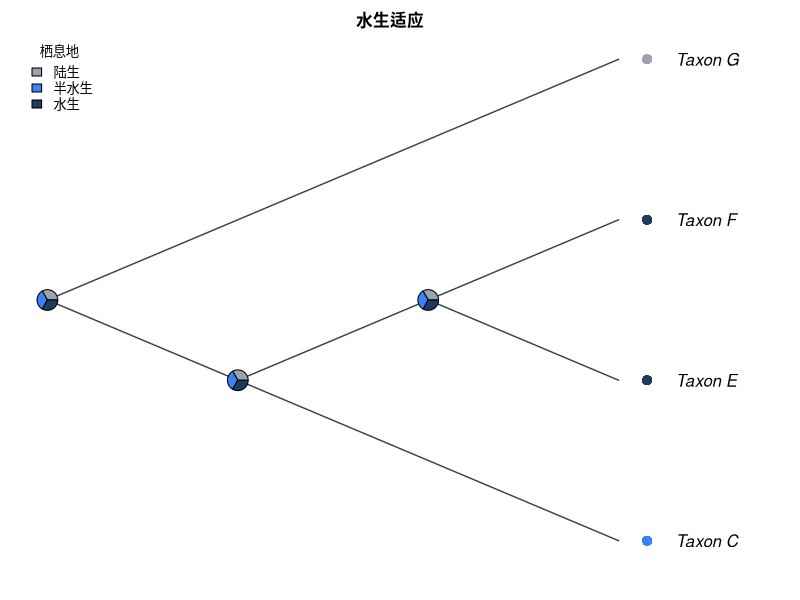

Here is the R script that generated this plot:
#!/usr/bin/env Rscript
# CladeForge reproducible-analysis script
# Project : 水生适应
# Format  : CladeForge project v0.2.0
# Software: CladeForge 0.3.0 (this header is the provenance stamp a
#           reproducibility checklist asks for: software version, generation
#           time and the analysis parameters are printed beside the numbers)
# Generated: (timestamp omitted in fixture)
#
# PARAMETER SUMMARY (what the app used):
#   * parsimony: tie-break = parent-state first, then tip frequency, then
#     declaration order; the reported single path is ONE of possibly many
#     equally parsimonious reconstructions.
#   * Mk: each character's rate is the application's own fit (maximum-likelihood fit (1-D profile over the pruning likelihood)),
#     baked in at generation time; the script replays that number instead of
#     re-fitting, so its posteriors match what the app reported. Characters the
#     app could not fit fall back to 1 / mean(branch length) with a printed
#     note. Display threshold applied post hoc; the posterior is marginal
#     (per-node), NOT joint.
#   * The R implementation below computes the likelihood in ORDINARY space
#     while the app runs in log-space: values agree to floating-point noise on
#     modest trees but can drift on very large or very unbalanced ones.
#   * Node ancestral states asserted by the user in CladeForge are IGNORED by
#     the parsimony baseline (independent reference by design); the R script
#     reproduces that baseline, not the user's hypotheses.
#
# What this script reproduces, and what it does not:
#   REPRODUCED (same algorithms as the application):
#     * Sankoff parsimony with the project's step matrix (advisory baseline);
#     * equal-rates Mk ancestral-state reconstruction (pruning + up-pass), i.e.
#       the posterior probabilities the app reports.
#   APPROXIMATED:
#     * a PDF figure drawn from the same data — character-coloured tips,
#       posterior pies, legend — in the project's cladogram layout
#       (equal branch spacing, like the CladeForge cladogram (branch lengths ignored)). It is NOT a pixel copy of the on-screen figure: manual
#       node positions, collapsed clades, custom reticulation edges, era bands
#       and the interactive ladderising order are GUI state that ape does not
#       consume. The topology, tip labels, states and posteriors are identical;
#       the geometry is a same-data rendering.
#   Branch lengths: present, used as given.
# Run with: Rscript this_file.R   (install.packages("ape") if needed)

library(ape)

# The tree is assembled from vectors rather than parsed from Newick, so every
# label survives byte-exact even where ape's own reader would mangle it.
tree <- structure(
  list(
    edge = matrix(c(5, 6, 5, 1, 6, 2, 6, 7, 7, 3, 7, 4), ncol = 2, byrow = TRUE),
    edge.length = c(1, 5, 7, 11, 41, 41),
    Nnode = 3L,
    tip.label = c("Taxon_G", "Taxon_C", "Taxon_E", "Taxon_F"),
    node.label = c("Taxon_A", "Taxon_B", "Taxon_D")
  ),
  class = "phylo"
)

# Branch lengths, with an explicit unit-length fallback: a cladogram-only project
# serialises no lengths at all, and 1 / mean(NULL) would poison every
# transition probability below.
bl <- tree$edge.length
if (is.null(bl) || !any(is.finite(bl) & bl > 0)) {
  bl <- rep(1, nrow(tree$edge))
  cat("NOTE: the tree carries no usable branch lengths; Mk probabilities and the\n")
  cat("      figure use unit (equal) branch lengths, i.e. topology-only inference.\n\n")
}

# Equal-rates Mk rate: one expected substitution per mean branch, so the
# transition probabilities are invariant to the tree's absolute scale. Every
# length above is already resolved the way the application resolves it (a
# recorded 0 is a real zero; unset / negative / non-finite became 1), so the mean
# runs over ALL of them — filtering here would drop zero-length and unmeasured
# edges from the average and make this script reconstruct at a different rate
# than the application reports. Deriving it from the fallback-protected bl
# above is what keeps the rate finite for a cladogram-only project.
#
# This fallback rate is used ONLY for a character the application itself could
# not fit (NULL rate below); characters with a baked rate replay the
# application's ML value, so the script's posteriors match the app's instead
# of drifting with the branch-length mean.
rate <- 1 / mean(bl)


characters <- list(
  list(
    name = "栖息地",
    type = "discrete",
    states = c("陆生", "半水生", "水生"),
    colors = c("#9ca3af", "#3b82f6", "#1e3a5f"),
    cost = matrix(c(0, 2, 3, 2, 0, 1, 3, 1, 0), nrow = 3, byrow = TRUE),
    rate = 2.1398980273528574,
    tips = c("Taxon_C" = "半水生", "Taxon_E" = "水生", "Taxon_F" = "水生", "Taxon_G" = "陆生")
  ),
  list(
    name = "运动方式",
    type = "discrete",
    states = c("跖行", "划水游动", "摆尾游动"),
    colors = c("#b45309", "#0ea5e9", "#1e3a8a"),
    cost = matrix(c(0, 2, 3, 5, 0, 1, 5, 5, 0), nrow = 3, byrow = TRUE),
    rate = 2.1398980273528574,
    tips = c("Taxon_C" = "划水游动", "Taxon_E" = "摆尾游动", "Taxon_F" = "摆尾游动", "Taxon_G" = "跖行")
  )
)

# --- helpers ----------------------------------------------------------------

## Equal-rates (ER) Mk transition matrix P(t): the same closed form used by
## CladeForge's inference assistant. The rate is scaled by the mean branch
## length so probabilities are invariant to the tree's absolute scale.
p_er <- function(t, k, rate) {
  e <- exp(-k * rate * t)
  P <- matrix(1 / k, k, k) - (1 / k) * e
  diag(P) <- 1 / k + ((k - 1) / k) * e
  P
}

## Sankoff parsimony down/up pass. 'cost' is k x k; tips absent from tip_states
## are treated as missing data.
sankoff <- function(tree, tip_states, states, cost) {
  ntip <- length(tree$tip.label)
  k <- length(states)
  sidx <- setNames(seq_len(k), states)
  x <- sidx[tip_states[tree$tip.label]]
  parent <- tree$edge[, 1]
  child <- tree$edge[, 2]
  kids <- split(child, parent)
  root <- setdiff(unique(parent), unique(child))
  g <- matrix(0, nrow = ntip + tree$Nnode, ncol = k)
  rownames(g) <- as.character(seq_len(ntip + tree$Nnode))
  ## Down-pass: internal node indices decrease from root, so descending order
  ## visits children before parents.
  for (v in sort(as.integer(names(kids)), decreasing = TRUE)) {
    for (i in seq_len(k)) {
      total <- 0
      for (ch in kids[[as.character(v)]]) {
        if (ch <= ntip) {
          xi <- x[[ch]]
          if (is.na(xi)) next
          total <- total + min(cost[i, ] + ifelse(seq_len(k) == xi, 0, Inf))
        } else {
          total <- total + min(cost[i, ] + g[as.character(ch), ])
        }
      }
      g[as.character(v), i] <- total
    }
  }
  ## Up-pass: assign each node a state minimising cost given its parent.
  node_state <- integer(ntip + tree$Nnode)
  walk <- function(v, parent_state) {
    base <- if (parent_state == 0L) rep(0, k) else cost[parent_state, ]
    scores <- base + g[as.character(v), ]
    best <- which.min(scores)
    node_state[v] <<- best
    for (ch in kids[[as.character(v)]]) {
      if (ch > ntip) walk(ch, best)
    }
  }
  walk(root, 0L)
  list(cost = min(g[as.character(root), ]),
       states = node_state, k = k)
}

## Equal-rates Mk marginal ancestral reconstruction: Felsenstein pruning
## (down-pass) + parent/sibling up-pass, normal space. Uses the script-level
## 'bl' (which already falls back to unit lengths when the tree has none) and the
## 'rate' is passed per character: the application's own ML fit for that
## character when it has one, else the 1 / mean usable branch length fallback.
## For very large or very unbalanced trees prefer log-space implementations
## (phangorn::ace, phytools).
mk_asr <- function(tree, tip_states, states, rate) {
  ntip <- length(tree$tip.label)
  k <- length(states)
  sidx <- setNames(seq_len(k), states)
  x <- sidx[tip_states[tree$tip.label]]
  parent <- tree$edge[, 1]
  child <- tree$edge[, 2]
  kids <- split(seq_along(child), parent)  # edge-row indices per parent
  root <- setdiff(unique(parent), unique(child))
  L <- matrix(1, nrow = ntip + tree$Nnode, ncol = k)
  rownames(L) <- as.character(seq_len(ntip + tree$Nnode))
  for (v in sort(as.integer(names(kids)), decreasing = TRUE)) {
    rows <- kids[[as.character(v)]]
    vec <- rep(1, k)
    for (r in rows) {
      ch <- child[r]
      m <- if (ch <= ntip) {
        xi <- x[[ch]]
        if (is.na(xi)) rep(1, k) else as.numeric(seq_len(k) == xi)
      } else L[as.character(ch), ]
      vec <- vec * (p_er(bl[r], k, rate) %*% m)
    }
    s <- sum(vec)
    L[as.character(v), ] <- if (s > 0) vec / s else rep(1 / k, k)
  }
  G <- matrix(1 / k, nrow = ntip + tree$Nnode, ncol = k)
  rownames(G) <- rownames(L)
  for (v in sort(as.integer(names(kids)))) {
    rows <- kids[[as.character(v)]]
    for (r in rows) {
      ch <- child[r]
      if (ch <= ntip) next
      sib_msg <- rep(1, k)
      for (r2 in rows) {
        ch2 <- child[r2]
        if (ch2 == ch) next
        m2 <- if (ch2 <= ntip) {
          xi <- x[[ch2]]
          if (is.na(xi)) rep(1, k) else as.numeric(seq_len(k) == xi)
        } else L[as.character(ch2), ]
        sib_msg <- sib_msg * (p_er(bl[r2], k, rate) %*% m2)
      }
      G[as.character(ch), ] <- p_er(bl[r], k, rate) %*% (G[as.character(v), ] * sib_msg)
      G[as.character(ch), ] <- G[as.character(ch), ] / sum(G[as.character(ch), ])
    }
  }
  post <- L * G
  post <- post / rowSums(post)
  list(posterior = post)
}

# --- analysis ---------------------------------------------------------------

cat("CladeForge reproducible analysis\n")
cat("Tree:", Ntip(tree), "tips,", tree$Nnode, "internal nodes\n\n")

internal_nodes <- (length(tree$tip.label) + 1):(length(tree$tip.label) + tree$Nnode)

for (ch in characters) {
  cat("== Character:", ch$name, "==\n")
  if (ch$type != "discrete" || length(ch$states) < 2) {
    cat("   continuous or single-state: exported as data only\n\n")
    next
  }
  scored <- ch$tips[names(ch$tips) %in% tree$tip.label]
  cost <- ch$cost
  if (is.null(cost)) {
    k <- length(ch$states)
    cost <- matrix(1, k, k); diag(cost) <- 0
  }
  sp <- sankoff(tree, scored, ch$states, cost)
  cat(sprintf("   Sankoff minimum cost: %g (step-matrix units)\n", sp$cost))
  ch_rate <- if (is.null(ch$rate)) {
    cat(sprintf("   NOTE: the application could not fit a rate for this character; using 1 / mean(branch length) = %g\n", rate))
    rate
  } else ch$rate
  asr <- mk_asr(tree, scored, ch$states, ch_rate)
  cat("   Mk posterior at each internal node (states:",
      paste(ch$states, collapse = " / "), ")\n")
  print(round(asr$posterior[as.character(internal_nodes), , drop = FALSE], 3))
  cat("\n")
}

# --- figure -----------------------------------------------------------------
# A same-data rendering of the GUI figure: character-coloured tips (first
# discrete character) + posterior pies at internal nodes + auto legend, in the
# layout the project is displayed as. Manual positions / collapsed clades /
# custom edges / era bands are GUI-only and are not reproduced here.

discrete <- Filter(function(ch) ch$type == "discrete" && length(ch$states) >= 2, characters)

# cairo_pdf renders unicode labels reliably; use pdf() if cairo is unavailable.
cairo_pdf("cladeforge_reconstruction.pdf", width = 9, height = 7)
par(mar = c(2, 1, 2, 2), xpd = NA)
cat("Figure layout: type = cladogram, use.edge.length = FALSE",
    "(equal branch spacing, like the CladeForge cladogram (branch lengths ignored))\n")
plot(tree, type = "cladogram", use.edge.length = FALSE,
     show.tip.label = TRUE,
     label.offset = 0.3,
     edge.color = "#374151", edge.width = 1.4)
title(main = "水生适应", cex.main = 1.0)

if (length(discrete) > 0) {
  main <- discrete[[1]]
  scored <- main$tips[names(main$tips) %in% tree$tip.label]
  k <- length(main$states)
  cost <- main$cost
  if (is.null(cost)) { cost <- matrix(1, k, k); diag(cost) <- 0 }

  tip_col <- rep("#6b7280", Ntip(tree))
  names(tip_col) <- tree$tip.label
  for (lab in names(scored)) tip_col[[lab]] <- main$colors[[match(scored[[lab]], main$states)]]
  tiplabels(pch = 16, col = tip_col, cex = 1.4, offset = 0.15)

  asr <- mk_asr(tree, scored, main$states, if (is.null(main$rate)) rate else main$rate)
  nodelabels(node = internal_nodes, pie = asr$posterior[as.character(internal_nodes), , drop = FALSE],
             piecol = main$colors, cex = 0.7)
  legend("topleft", legend = main$states, fill = main$colors,
         title = main$name, bty = "n", cex = 0.8)
}

dev.off()

cat("Wrote cladeforge_reconstruction.pdf\n")
